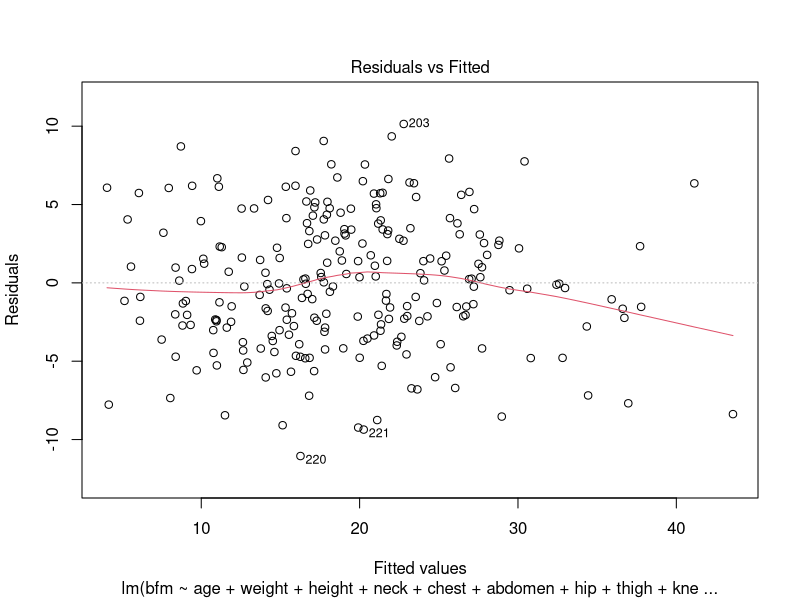
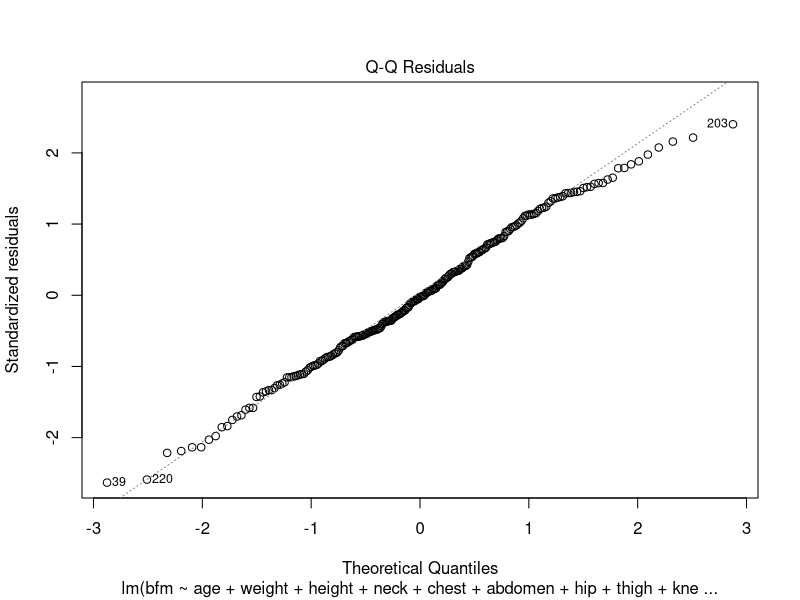
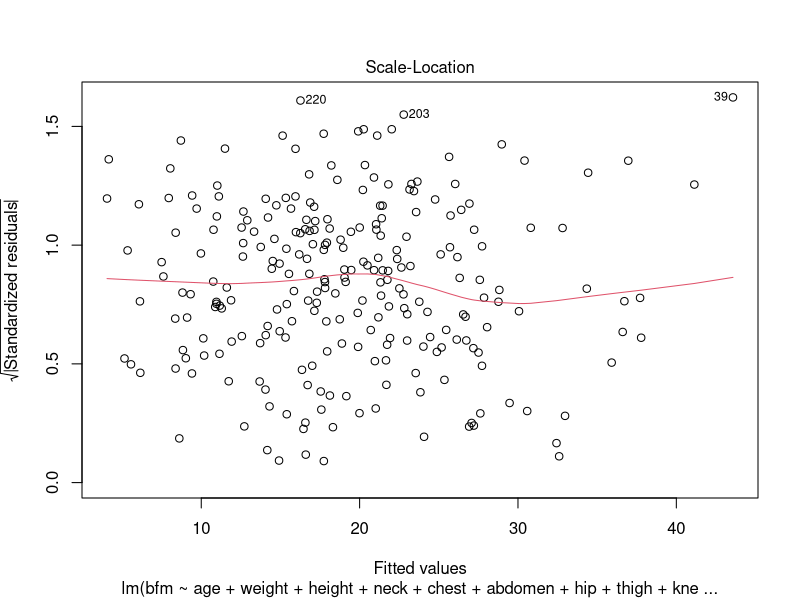
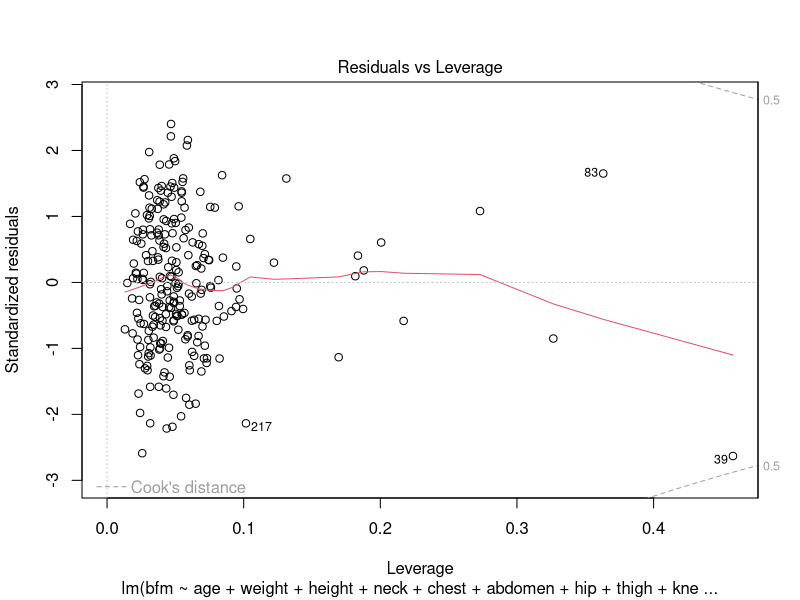
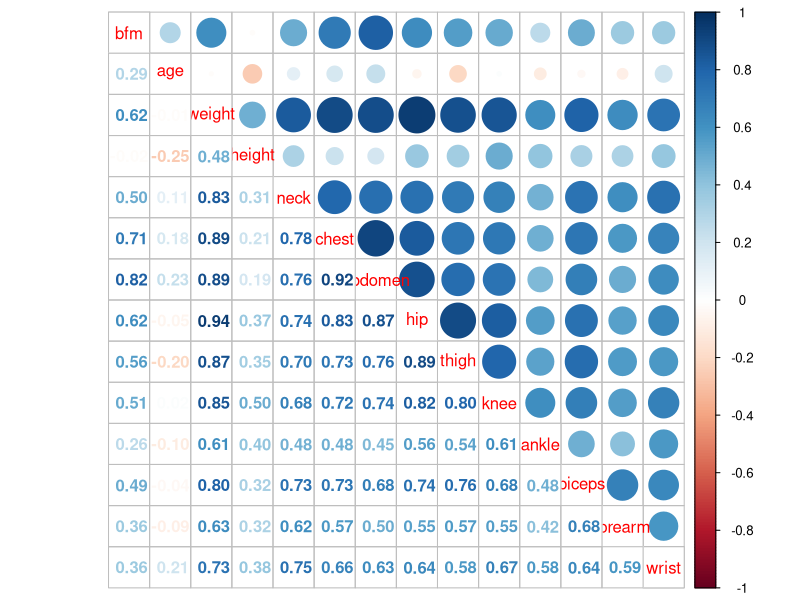

The R source for these figures, in order:
# load packages
library("dplyr")
library("tidyverse")
library("corrplot")

setwd("/Users/Jessika/Documents/GitHub/SF2930-projects/project-1")

# load data for men
men <- read.csv("bodyfatmen.csv")

#create response variable using Siris Equation
men$bfm <- c(495/(men$density)-450)

#transform weight from pounds to kg
men$weight <- c(453.6*men$weight)
men$height <- c(2.54*men$height)

#fit model to data
model_men <- lm(bfm ~ age + weight + height + neck + chest + abdomen + hip + thigh + knee + ankle + biceps + forearm + wrist, data = men)
anova(model_men)
summary(model_men)
plot(model_men)

# visualize correlation between different explanatory variables
men %>%
  dplyr::select(bfm,age,weight,height,neck,chest,abdomen,hip,thigh,knee,ankle,biceps,forearm,wrist) %>%
  cor %>%
  corrplot.mixed()

#Jämför exempel 3, 4 från övning 3 (script finns på Canvas)
